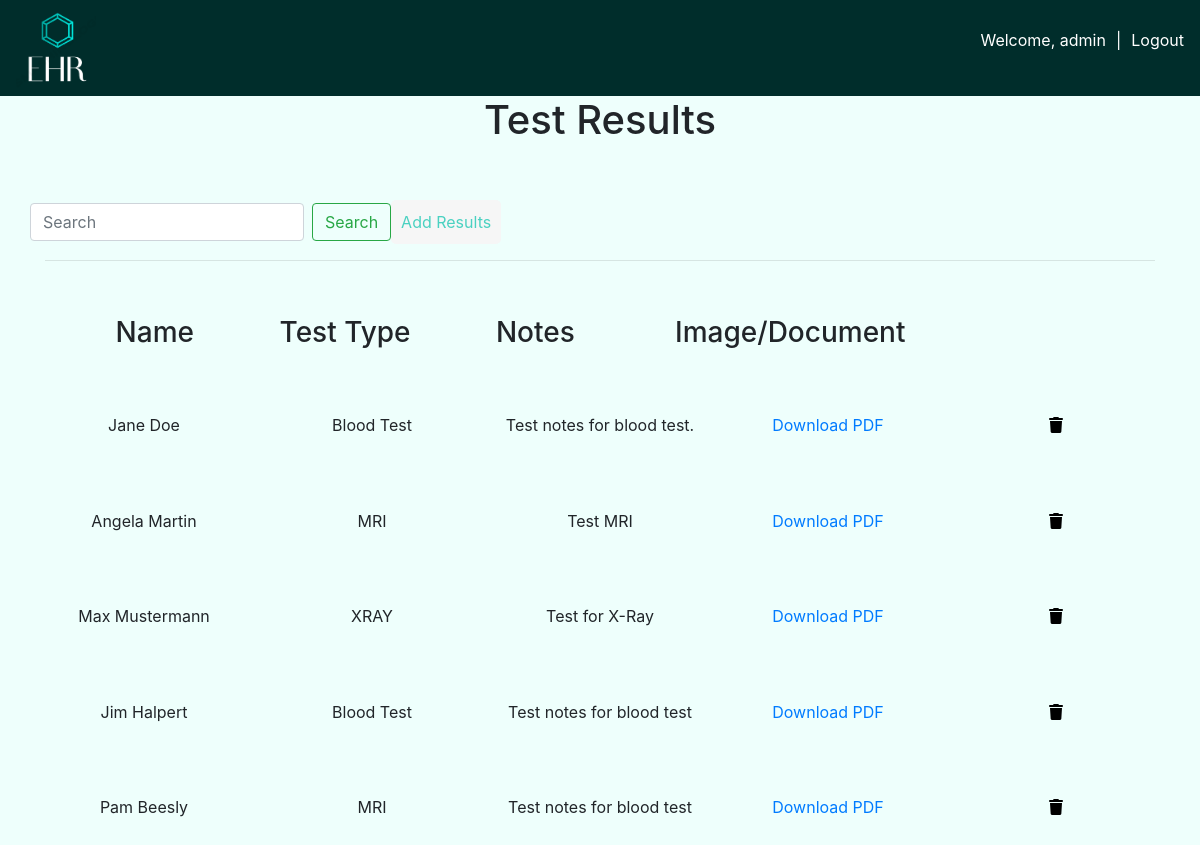
The app's page /test_results/ (signed in) with its own data.
### app/models.py (models this page shows, shortened)
class TestResult(models.Model):
    PATIENT_GENDER_CHOICES = [
        ('Male', 'Male'),
        ('Female', 'Female'),
        ('Other', 'Other')
    ]
    TEST_TYPE_CHOICES = [
        ('Blood Test', 'Blood Test'),
        ('MRI', 'MRI'),
        ('XRAY', 'X-Ray')
    ]
    patient = models.ForeignKey(Patients, on_delete=models.CASCADE)
    test_type = models.CharField(max_length=10, choices=TEST_TYPE_CHOICES)
    lab_result_notes = models.TextField()
    medical_image = models.FileField(upload_to='test_results/')

class Patients(models.Model):
    SEX_CHOICES = [
        ('M', 'Male'),
        ('F', 'Female'),
        ('O', 'Other')
    ]
    BLOOD_TYPE_CHOICES = [
        ('A+', 'A+'),
        ('A-', 'A-'),
        ('B+', 'B+'),
        ('B-', 'B-'),
        ('AB+', 'AB+'),
        ('AB-', 'AB-'),
        ('O+', 'O+'),
        ('O-', 'O-')
        ]
    name = models.CharField(max_length=255)
    sex = models.CharField(max_length=1, choices=SEX_CHOICES)
    email = models.EmailField()
    phone = models.CharField(max_length=20)
    date_of_birth = models.DateField()
    nationality = models.CharField(max_length=255)
    blood_group = models.CharField(max_length=3,choices=BLOOD_TYPE_CHOICES)
    allergies = models.TextField(blank=True)
    Medical_Surgical_History = models.TextField(blank=True)
    def __str__(self):
        return f"{self.name}"

### app/views.py (the view)
# urls.py: path('test_results/', views.test_results, name='test_results'),
def test_results(request):
    query=request.GET.get('q')
    if(query):
        test_results= TestResult.objects.filter(
            Q(test_type__icontains=query) |
            Q(patient__name__icontains=query)
        )
    else:
        test_results = TestResult.objects.all()
    return render(request, 'app/test_results.html', {'test_results': test_results})

### app/templates/app/test_results.html (shortened to what this page needs)
{% extends 'index.html' %}
{% block content %}
<div class="container">
  <h1 class="text-center">Test Results</h1>
  <div class="row">
    <form class="form-inline my-2 my-lg-0" method="GET">
      <input class="form-control mr-sm-2" type="text" placeholder="Search" aria-label="Search" name="q" value="{{ request.GET.q }}">
      <button class="btn btn-outline-success my-2 my-sm-0" type="submit">Search</button>
  </form>
    <a  class="addPatient_btn" href="{% url 'add_test_result' %}">Add Results</a>
  </div>
  <hr>
  <div class="row">
    <div class="col">
      <h3 >Name</h3>
    </div>
    <div claas="col">
      <h3>Test Type</h3>
    </div>
    <div class="col">
      <h3>Notes</h3>
    </div>
    <div class="col">
      <h3>Image/Document</h3>
    </div>
    <div class="col">
    </div>
  </div>
  {% for result in test_results %}
  <div class="row" >
    <div class="col">
      <p>{{result.patient}}</p>
    </div>
    <div class="col">
      <p>{{result.test_type}}</p>
    </div>
    <div class="col">
      <p>{{result.lab_result_notes}}</p>
    </div>
    <div class="col">
      <a href="{% url 'download_pdf' result.id %}">Download PDF</a>
    </div>
    <div class="col">
      <a class="delete_btn" href="{% url 'delete_test_result' result.id%}"><i class="fa-solid fa-trash"></i></a>
    </div>
  </div>
  {% endfor %}
</div>
{% endblock %}

### templates/navbar.html (shortened to what this page needs)
{% load static %}
  <nav class="navbar navbar-expand-md">
        <div class="navbar-collapse collapse w-100 order-1 order-md-0 dual-collapse2">
            <ul class="navbar-nav mr-auto">
                <li class="nav-item active">
                    <a href="{% url 'mainpage' %}"><img class='logo' src="{% static 'images/logo.png' %}"></a>
                </li>
            </ul>
        </div>
        <div class="navbar-collapse collapse w-100 order-3 dual-collapse2">
            <ul class="navbar-nav ml-auto">
                {% if request.user.is_authenticated  %}
                <li class="nav-item">
                    <p class="hello_Text">Welcome, {{request.user.username}}  </p>
                </li>
                <li class="nav-item split">
                    <p>|</p>
                </li>
                <li class="nav-item">
                    <a class="login_logout" href="{% url 'logout' %}">Logout</a>
                </li>
                    {% else %}
                    <a class="login_logout" href="{% url 'login' %}">Login</a>
                    {% endif %}
            </ul>
        </div>
    </nav>

### static/css/style.css (style rules this page uses)
html,body { background-color: #EEFFFC }
nav { background-color: #002D2B; }
.logo { width: 80px; height: 80px; }
.hello_Text { color:white; }
.split { color: white; padding-left: 10px; padding-right: 10px; }
.login_logout { color: white; }
.row { margin-top:5%; text-align: center; }
.addPatient_btn { color:#4AD1C1; background-color:#F6F6F6; padding-left: 10px; padding-right:10px; padding-top:10px; padding-bottom: 10px; border-radius:5px; transition: 0.3s; }
.delete_btn { color: black; }

### records on screen
TestResult: patient "Jane Doe", test_type "Blood Test", lab_result_notes "Test notes for blood test."
TestResult: patient "Angela Martin", test_type "MRI", lab_result_notes "Test MRI"
TestResult: patient "Max Mustermann", test_type "XRAY", lab_result_notes "Test for X-Ray"
TestResult: patient "Jim Halpert", test_type "Blood Test", lab_result_notes "Test notes for blood test"
TestResult: patient "Pam Beesly", test_type "MRI", lab_result_notes "Test notes for blood test"

### other values on screen
{{ request.user.username }} "admin"
